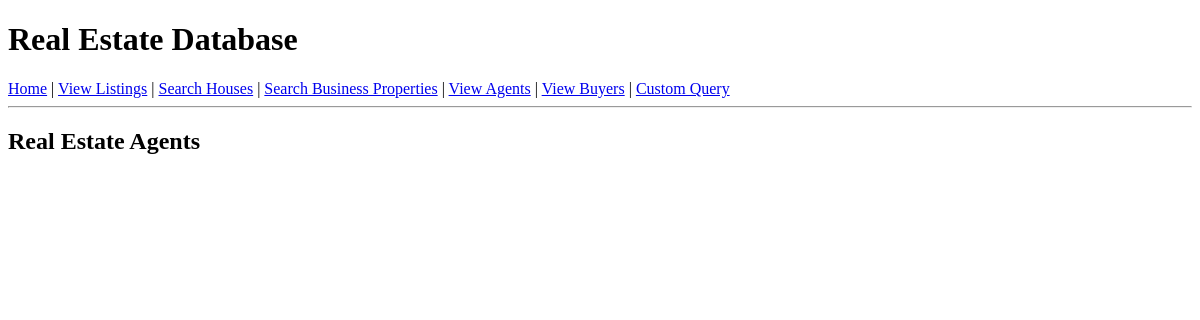
/onefilephp.php?view=agents, run on an earlier commit of the app's database.
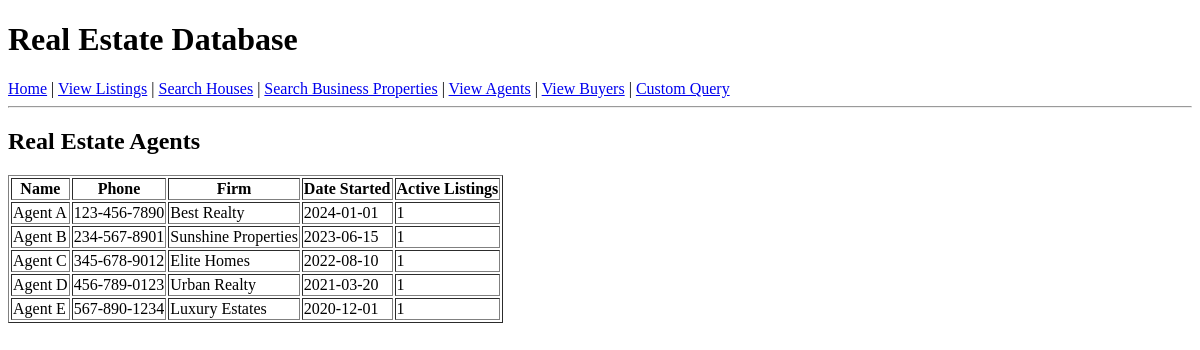
And on a later commit of the database.
### tables this page shows
CREATE TABLE AGENT (
    agentId INTEGER PRIMARY KEY,
    name VARCHAR(30),
    phone CHAR(12),
    firmId INTEGER,
    dateStarted DATE,
    FOREIGN KEY (firmId) REFERENCES FIRM(id)
);

CREATE TABLE FIRM (
    id INTEGER PRIMARY KEY,
    name VARCHAR(30),
    address VARCHAR(50)
);

### onefilephp.php (the view, shortened to what this page needs)
<?php
$servername = "localhost";
$username = "root";
$password = "";
$dbname = "RealEst";
$conn = new mysqli($servername, $username, $password, $dbname);
echo "<!DOCTYPE html>
<html>
<head>
    <title>Real Estate Database</title>
</head>
<body>";
echo "<h1>Real Estate Database</h1>
<a href='onefilephp.php'>Home</a> |
<a href='onefilephp.php?view=listings'>View Listings</a> |
<a href='onefilephp.php?view=search_house'>Search Houses</a> |
<a href='onefilephp.php?view=search_business'>Search Business Properties</a> |
<a href='onefilephp.php?view=agents'>View Agents</a> |
<a href='onefilephp.php?view=buyers'>View Buyers</a> |
<a href='onefilephp.php?view=query'>Custom Query</a>
<hr>";
if (isset($_GET['view'])) {
    switch($_GET['view']) {
        case 'agents':
            $query = "SELECT A.*, F.name as firmName,
                      (SELECT COUNT(*) FROM Listings L WHERE L.agentId = A.agentId) as listingCount
                      FROM Agent A
                      JOIN Firm F ON A.firmId = F.id";
            $result = $conn->query($query);
            echo "<h2>Real Estate Agents</h2>";
            if ($result->num_rows > 0) {
                echo "<table border='1'>
                    <tr><th>Name</th><th>Phone</th><th>Firm</th><th>Date Started</th><th>Active Listings</th></tr>";
                while($row = $result->fetch_assoc()) {
                    echo "<tr><td>".$row["name"]."</td><td>".$row["phone"]."</td>
                    <td>".$row["firmName"]."</td><td>".$row["dateStarted"]."</td>
                    <td>".$row["listingCount"]."</td></tr>";
                }
                echo "</table>";
            }
            break;
    }
} else {
    echo "<h2>Welcome to the Real Estate Database</h2>
          <p>Please select an option from the menu above.</p>";
}
echo "</body></html>";
?>

What changed in the data, as far as the page shows it:
added agent: name "Agent A", phone "123-456-7890", firmId.name "Best Realty", dateStarted "2024-01-01", listingCount "1"
added agent: name "Agent B", phone "234-567-8901", firmId.name "Sunshine Properties", dateStarted "2023-06-15", listingCount "1"
added agent: name "Agent C", phone "345-678-9012", firmId.name "Elite Homes", dateStarted "2022-08-10", listingCount "1"
added agent: name "Agent D", phone "456-789-0123", firmId.name "Urban Realty", dateStarted "2021-03-20", listingCount "1"
added agent: name "Agent E", phone "567-890-1234", firmId.name "Luxury Estates", dateStarted "2020-12-01", listingCount "1"
Also different on the page:
text now shown: "Name Phone Firm Date Started Active Listings"
